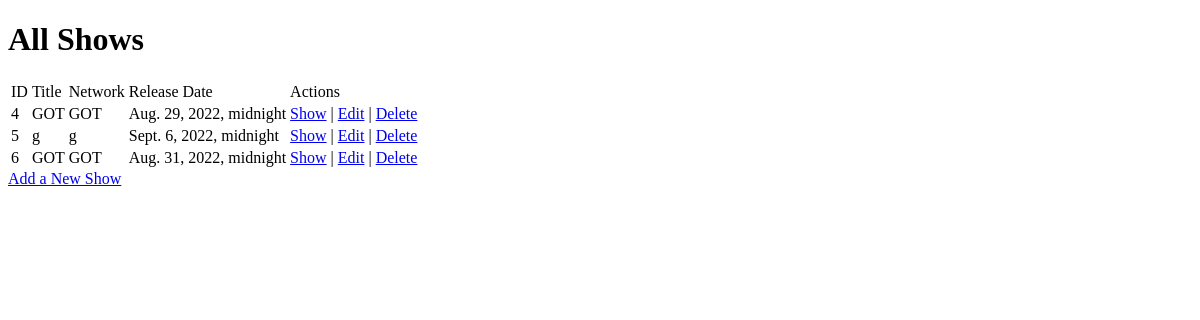
The app's page /shows/, older data.
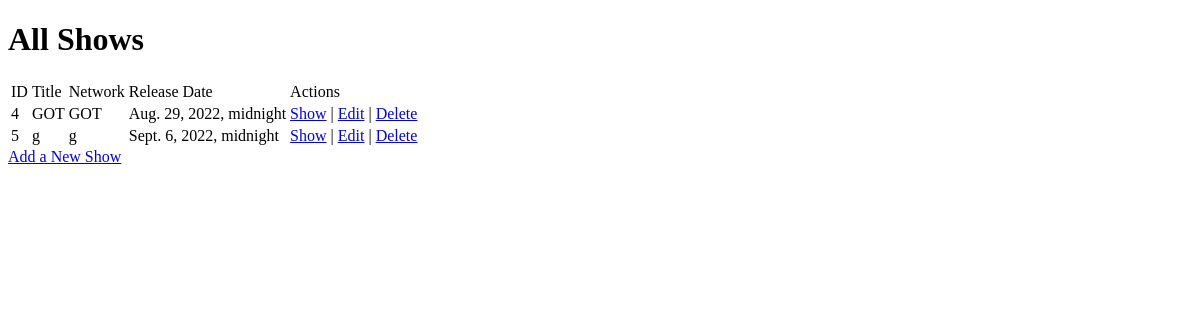
The same page, newer data.
### tv_show_app/models.py (models this page shows)
class Show(models.Model):
    title = models.CharField(max_length=100)
    network = models.CharField(max_length=100)
    release_date = models.DateTimeField(null=True)
    description = models.TextField(null=True)
    created_at = models.DateTimeField(auto_now_add=True)
    updated_at = models.DateTimeField(auto_now=True)
    objects = ShowManager()

### tv_show_app/views.py (the view)
# urls.py: path("shows/", views.view_shows),
def view_shows(request):
    context = {
        "shows": Show.objects.all(),
    }
    return render(request, "index.html", context)

### tv_show_app/templates/index.html (shortened to what this page needs)
<!DOCTYPE html>
<html lang="en">
<head>
    {% load static %}
    <link rel="stylesheet" href="{% static 'css/styles.css' %}">
</head>
<body>
    <h1>All Shows</h1>
    <table>
        <thead>
            <td>ID</td>
            <td>Title</td>
            <td>Network</td>
            <td>Release Date</td>
            <td>Actions</td>
        </thead>
        {% for show in shows %}
        <tr>
            <td>{{show.id}}</td>
            <td>{{show.title}}</td>
            <td>{{show.network}}</td>
            <td>{{show.release_date}}</td>
            <td><a href="/shows/{{show.id}}/">Show</a> | <a href="/shows/{{show.id}}/edit">Edit</a> | <a
                    href="/shows/{{show.id}}/delete">Delete</a></td>
        </tr>
        {% endfor %}
    </table>
    <a href="/shows/new">Add a New Show</a>
</body>
</html>

Row changes from the older to the newer data that the page shows:
removed Show: id "6", title "GOT", network "GOT", release_date "Aug. 31, 2022, midnight"
